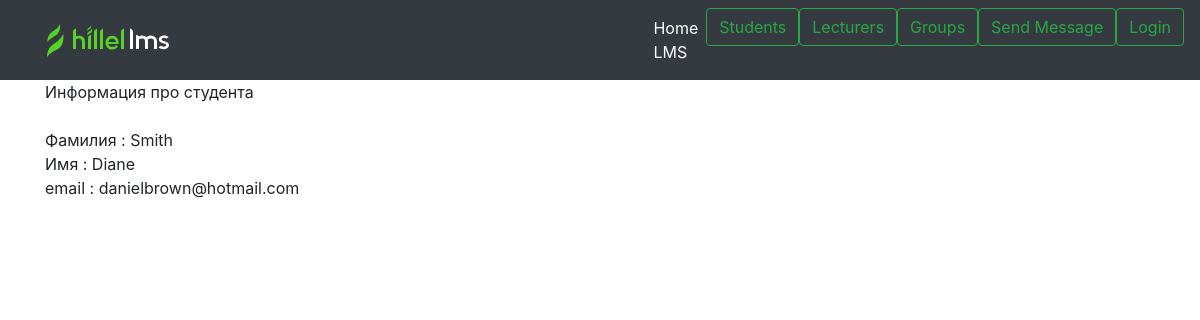
Page /all_students/2 on the committed database.
### academy/models.py (models this page shows, shortened)
class Student(models.Model):
    student_id = models.AutoField(primary_key=True)
    first_name = models.CharField('Имя студента', max_length=100)
    last_name = models.CharField('Фамилия студента', max_length=100)
    email = models.EmailField(max_length=250)
    cover = models.ImageField(upload_to='covers/student_photo', default='covers/student_photo/default.png')

### academy/views.py (the view)
# urls.py: path('all_students/<int:student_id>', views.get_student, name='student'),
def get_student(request, student_id):
    student = get_object_or_404(Student, student_id=student_id)
    return render(request, 'academy/get_student.html', {'student': student})

### academy/templates/academy/get_student.html (shortened to what this page needs)
{%extends 'academy/base.html'%}
{%load static%}
{% block content  %}
Информация про студента
<div>
    <a>
        <br>Фамилия : {{ student.last_name }}
        <br>Имя : {{ student.first_name }}
        <br> email : {{ student.email }}
    </a>
</div>
{% endblock %}

### rows in the picture
Student: last_name "Smith", first_name "Diane", email "danielbrown@hotmail.com"
